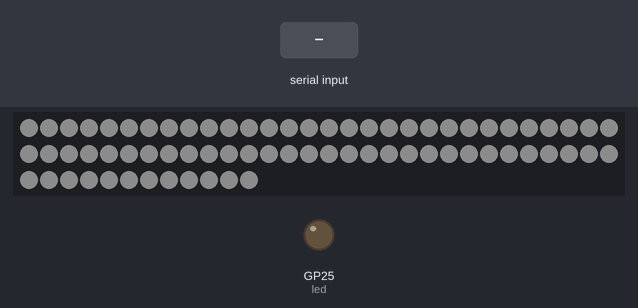
Simulated run of this program. Board: Raspberry Pi Pico running CircuitPython. Parts: 72 RGB LEDs in strip order, left to right, continuing on the next row, output pins drawn as LEDs (lit = HIGH). Inputs (shaded band) come from the test bench. Dim RGB values are drawn brighter than linear.

Above: at 1.2 s.
1.3 s: "0" received over the second serial link
2.8 s: "200" received over the second serial link
Timing chart, 0 to 5.8 s (numbered marks = the images above; inputs shaded):
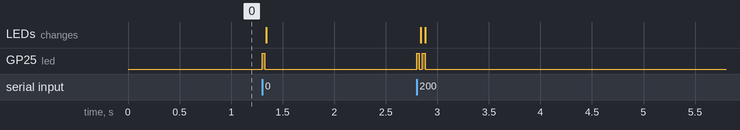

The program:

code_old.py
```python
# type: ignore

import board
import busio
import adafruit_dotstar as dotstar
import time
import digitalio

led = digitalio.DigitalInOut(board.LED)
led.direction = digitalio.Direction.OUTPUT

N_DOTS = 72
BILATERAL = True # LEDs will turn on in both sides

dots = dotstar.DotStar(board.GP2, board.GP3, N_DOTS, brightness=0.1)

uart = busio.UART(board.GP0, board.GP1, baudrate=9600)

# # # INITIALIZATION
dots.fill((120, 120, 120))
on_idx = 1

# # # MAIN LOOP
while True:

    if uart.in_waiting:

        data= uart.read(1)
        uart_value = data[0]

        # Ignore uart value 0
        if uart_value == 0:
            continue

        # Turn off all dots
        if uart_value == 200:
            dots.fill((0, 0, 0))

        # Turn on all dots to red
        if uart_value == 201:
            dots.fill((255, 0, 0))

        # Turn on bilateral mode
        if uart_value == 210:
            BILATERAL = True

        # Turn off bilateral mode
        if uart_value == 211:
            BILATERAL = False

        # Turn on the corresponding LED
        if 0 < uart_value <= 100:
            led.value = not led.value

            if BILATERAL:
                # Convert the UART value to an index for the dots
                index = int((uart_value / 100) * (N_DOTS/2 - 2))+1

                # # Set the dot at the calculated index to white
                if 0 < index < N_DOTS-1:
                    dots[on_idx-1] = (255, 0, 0)
                    dots[on_idx] = (255, 0, 0)
                    dots[-on_idx-1] = (255, 0, 0)
                    dots[-on_idx] = (255, 0, 0)

                    on_idx = index

                    dots[on_idx-1] = (255, 255, 255)
                    dots[on_idx] = (255, 255, 255)
                    dots[-on_idx-1] = (255, 255, 255)
                    dots[-on_idx] = (255, 255, 255)

            else:
                # Convert the UART value to an index for the dots
                index = int((uart_value / 100) * (N_DOTS - 3))+1

                # # Set the dot at the calculated index to white
                if 0 < index < N_DOTS-1:
                    dots[on_idx-1] = (255, 0, 0)
                    dots[on_idx] = (255, 0, 0)
                    dots[on_idx+1] = (255, 0, 0)

                    on_idx = index

                    dots[on_idx-1] = (255, 255, 255)
                    dots[on_idx] = (255, 255, 255)
                    dots[on_idx+1] = (255, 255, 255)
    else:
        led.value = False
```

Measured:
- after the input at 1.3 s, GP25 (led): LOW → HIGH at once, → LOW 0.03 s later
- after the input at 2.8 s, GP25 (led): alternates HIGH for 0.03 s and LOW for 0.03 s, 4 changes in all, then stays LOW, starting at once
